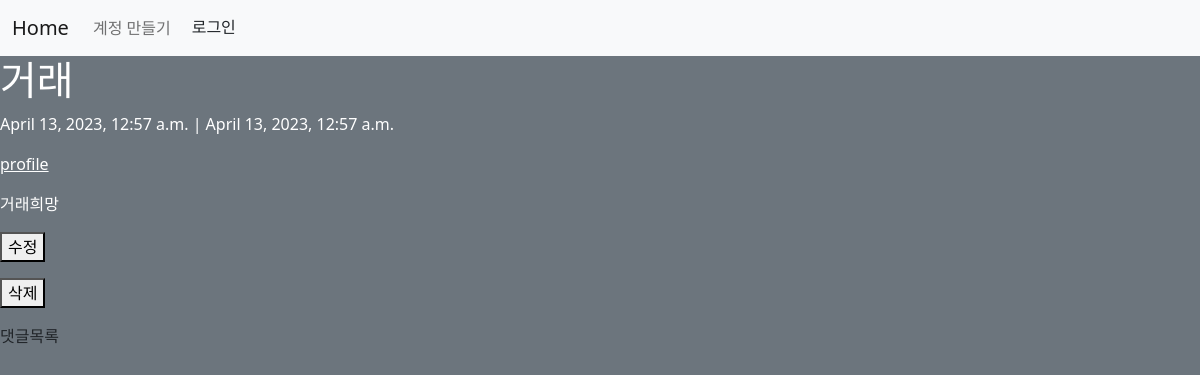
The page /community/1/ on the database as committed earlier.
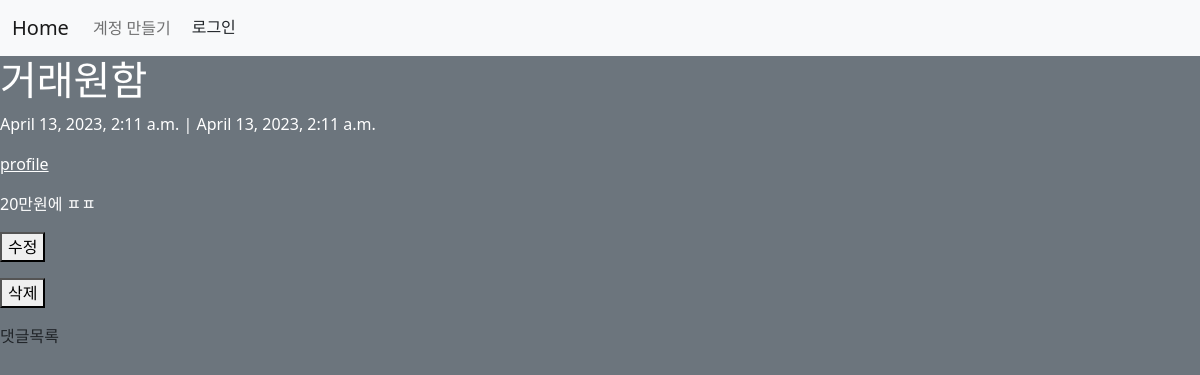
The same page on the database as committed later.
### community/models.py (models this page shows)
class Posting(models.Model):
    title = models.CharField(max_length=200)
    content = models.TextField()
    created_at = models.DateTimeField(auto_now_add=True)
    updated_at = models.DateTimeField(auto_now=True)
    user = models.ForeignKey(settings.AUTH_USER_MODEL, on_delete=models.CASCADE)

### community/views.py (the view)
# urls.py: path('<int:posting_pk>/', views.detail, name='detail'),
@require_safe
def detail(request, posting_pk):
    posting = get_object_or_404(Posting, pk=posting_pk)
    replies = posting.reply_set.all()
    form = ReplyForm(request.POST)
    return render(request, 'community/detail.html', {
        'posting' : posting,
        'replies' : replies,
        'form' : form,
    })

### community/templates/community/detail.html (shortened to what this page needs)
{% extends 'base.html' %}
{% block content %}
<h1 class="text-white">{{ posting.title }}</h1>
<p class="text-white">{{ posting.created_at}} | {{posting.updated_at}} </p>
<p>
    <a class="text-white" href="{% url 'account:get_steam_user_info' posting.user.steam_url %}">{{posting.user.username}} profile</a>
</p>
<p class="text-white">
    {{ posting.content | linebreaksbr }}
</p>
<p>
    <a href="{% url 'community:update' posting.pk %}">
        <button>수정</button>
    </a>
</p>
<p>
    <form action="{% url 'community:delete' posting.pk %}" method="POST">
        <button>삭제</button>
    </form>
</p>
{% include 'community/_reply_list.html' %}
{% endblock content %}

Rows that differ between the two databases and show on the page:
changed Posting: title "거래" → "거래원함"; created_at "April 13, 2023, 12:57 a.m." → "April 13, 2023, 2:11 a.m."; updated_at "April 13, 2023, 12:57 a.m." → "April 13, 2023, 2:11 a.m."; content "거래희망" → "20만원에 ㅍㅍ"
